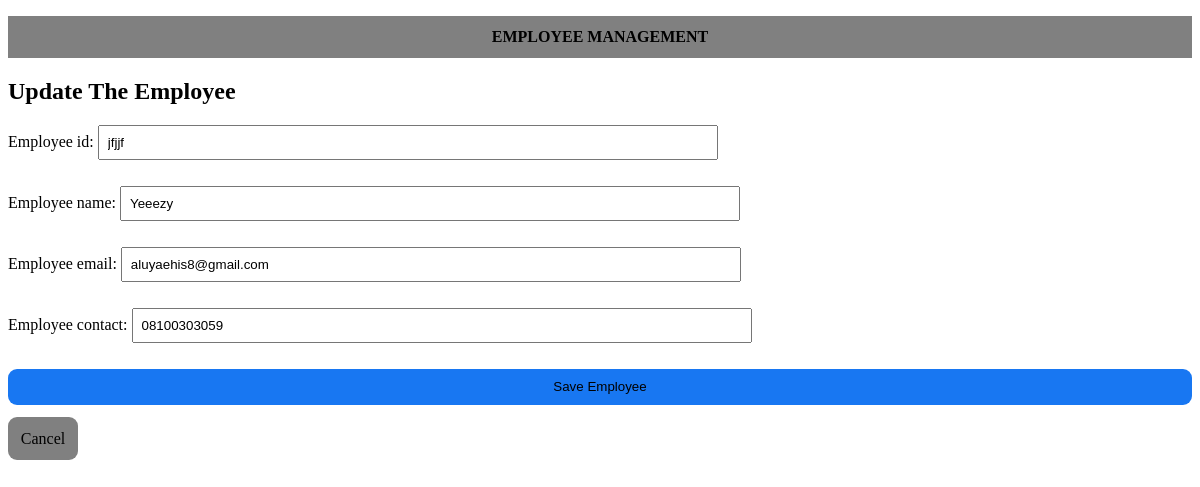
The app's page /update/9 with its own data.
### employee/models.py (models this page shows, shortened)
class Employee(models.Model):
    employee_id = models.CharField(max_length=30)
    employee_name = models.CharField(max_length=100)
    employee_email = models.EmailField()
    employee_contact = models.CharField(max_length=20)

### employee/views.py (the view)
# urls.py: path('update/<int:pk>', update_employee, name='update'),
def update_employee(request, pk):
     employee = Employee.objects.get(id=pk)
     if request.method == 'POST':
          form = EmployeeForm(request.POST, instance=employee)
          if form.is_valid():
                form.save()
                return redirect('list')
     else:
          form = EmployeeForm(instance=employee)
     return render(request, 'update.html', {'form':form})

### employee/forms.py
class EmployeeForm(forms.ModelForm):
    class Meta:
        model = Employee
        fields = '__all__'
    def __init__(self, *args, **kwargs):
        super().__init__(*args, **kwargs)
        for fields_name, field in self.fields.items():
            field.widget.attrs.update({
                'style': 'width: 600px; padding:8px; margin-bottom: 10px;'
            })

### employee/templates/update.html (shortened to what this page needs)
{% extends 'base.html'%}
{% block content %}
<h2> Update The Employee</h2>
<form action="" method="post" class="form-group">
    {{form.as_p}}
    <button type="submit" class="btn-primary">Save Employee</button><br/><br/>
    <a href="{%url 'list'%}" class="btn-secondary">Cancel</a>
</form>
{% endblock %}

### static/CSS/style.css (style rules this page uses)
.btn-primary { border: none; padding: 0.8em; background-color: #1877f2; border-radius: 9px; width: 100%; margin-bottom: 0.5em; }
.btn-secondary { border: none; padding: 0.8em; background-color: grey; border-radius: 9px; text-decoration: none; color: black; margin-top: 0.7em; width: 100%; }

### records on screen
Employee: employee_id "jfjjf", employee_name "Yeeezy", employee_email "aluyaehis8@gmail.com", employee_contact "08100303059"
